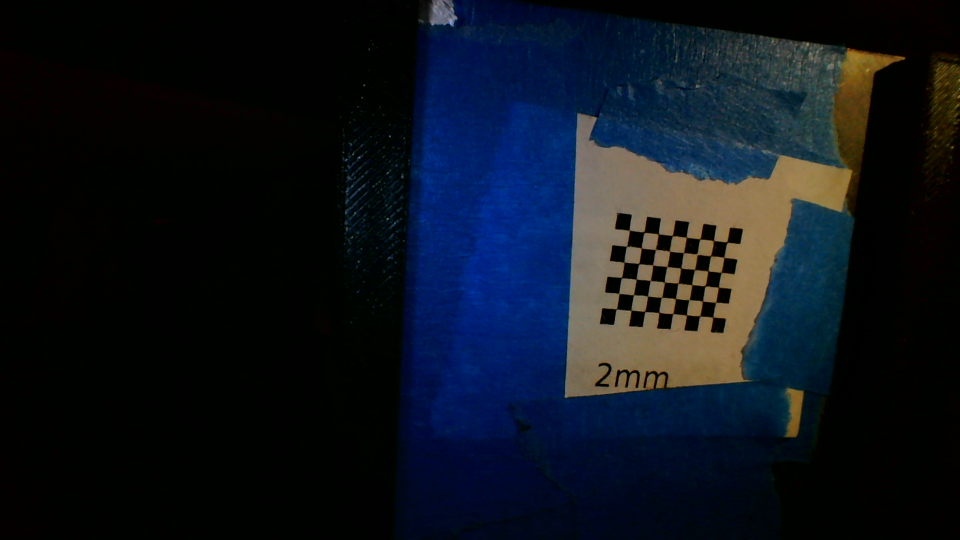
#> input picture stereo_calibration_data/left_0.png, 1920 x 1080 px (shown at 1/2 size)
$ python stereo_calibrate.py
#> lines starting #> are read from the running program, lines starting #| are printed output that depends on the picture; after the words box and inside, x2 and y2 are one past the last pixel; in counts of white or black regions, pixels touching at a corner belong together; pictures that were not available may be replaced by others from this repository, and a replacement may not be noted
import numpy as np
import cv2 as cv
import glob
import json
from openigtl_stream import Streamer
from surpass_stereo import SurpassStereo

criteria = (cv.TERM_CRITERIA_EPS + cv.TERM_CRITERIA_MAX_ITER, 30, 0.001)

board_width, board_height = 8, 6
square_size = 0.01685/9

enter_key = 13
escape_key = 27

def find_and_annotate_chessboard(image):
    gray = cv.cvtColor(image, cv.COLOR_BGR2GRAY)
    copy = image.copy()

    ok, corners = cv.findChessboardCorners(gray, (board_width,board_height), None)
    if ok:
        refined_corners = cv.cornerSubPix(gray, corners, (11,11), (-1,-1), criteria)
        cv.drawChessboardCorners(copy, (board_width,board_height), refined_corners, ok)

    return (refined_corners if ok else None), copy

def calibrate():
    board_points = []

    for i in range(0, board_height):
        for j in range(0, board_width):
            board_points.append((j*square_size, i*square_size, 0.0))

    left_image_points = []
    right_image_points = []
    object_points = []

    images = glob.glob("stereo_calibration_data/left_*.png")
    cv.namedWindow("Calibration image", cv.WINDOW_NORMAL)

    for fname in images:
        index_start = fname.rfind("left_")
        index_end = fname.rfind(".png")
        index = int(fname[index_start+len("left_"):index_end])
        right_fname = "stereo_calibration_data/right_" + str(index) + ".png"

        left_image = cv.imread(fname)
#> left_image is the input picture: shape (1080, 1920, 3); mean B, G, R 29.6, 20.5, 14.3
        right_image = cv.imread(right_fname)
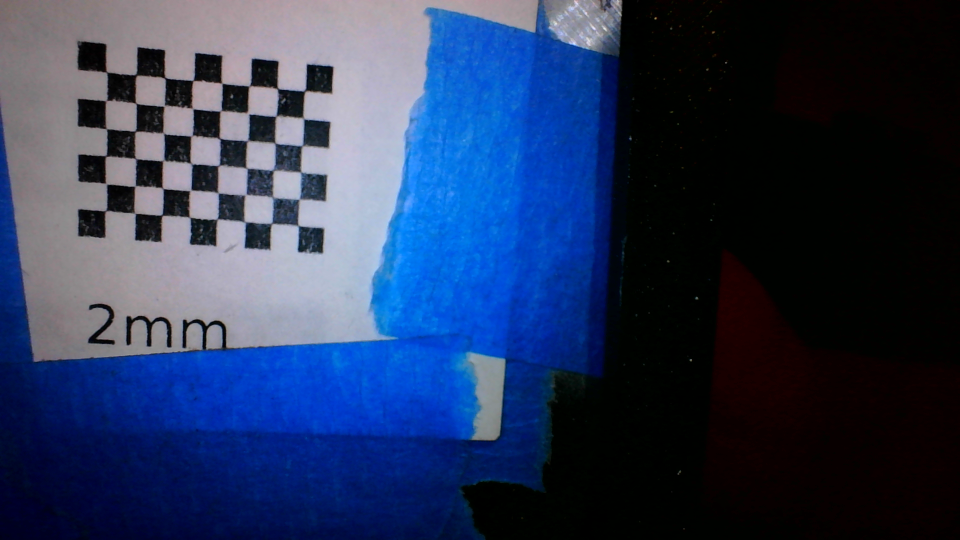
#> input picture stereo_calibration_data/left_13.png, 1920 x 1080 px, given in place of right_0.png, which was not available (shown at 1/2 size)
#> right_image is the input picture: shape (1080, 1920, 3); mean B, G, R 89.4, 55.6, 40.5

        # calibration data was accidentally acquired with swapped cameras
        left_image, right_image = right_image, left_image

        left_corners, left_annotated = find_and_annotate_chessboard(left_image)
#> in find_and_annotate_chessboard, `gray = cv.cvtColor(image, cv.COLOR_BGR2GRAY)`:
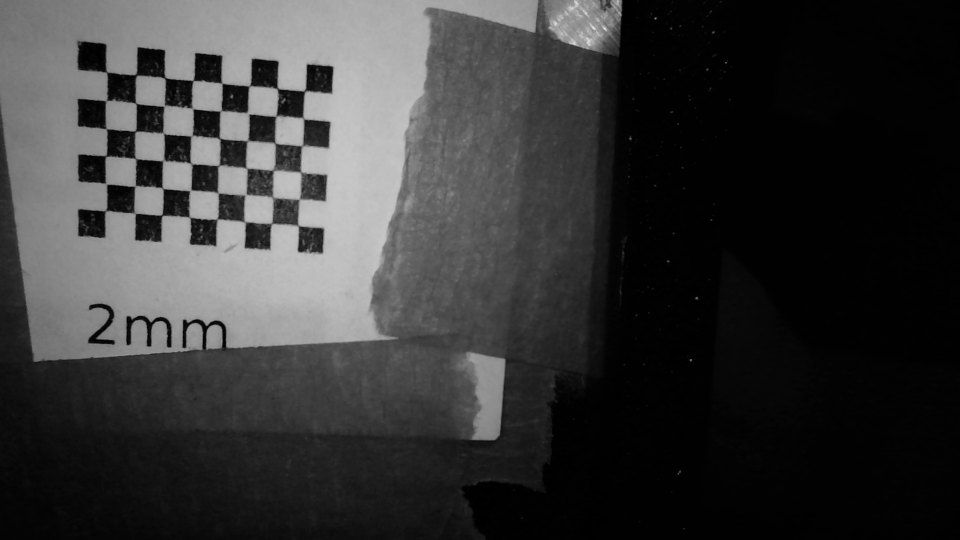
#> gray: shape (1080, 1920) (shown at 1/2 size); min 0, max 236, mean 54.9
#> in find_and_annotate_chessboard, `ok, corners = cv.findChessboardCorners(gray, (board_width,board_height..`: ok = True; corners = 48 rows, first 8: [214, 143.7], [272.5, 150.5], [329.1, 156.3], [386.5, 161.4], [443.5, 166.5], [499, 172], [554.8, 177.3], [610.5, 182.5]
#> in find_and_annotate_chessboard, `refined_corners = cv.cornerSubPix(gray, corners, (11,11), (-1,-1), cri..`: refined_corners = 48 rows, first 8: [213.5, 144.9], [272.6, 150.2], [330.4, 156.3], [386.5, 161.5], [444, 166.7], [499.2, 172.3], [554.9, 177.7], [610.4, 182]
#> in find_and_annotate_chessboard, `cv.drawChessboardCorners(copy, (board_width,board_height), refined_cor..`:
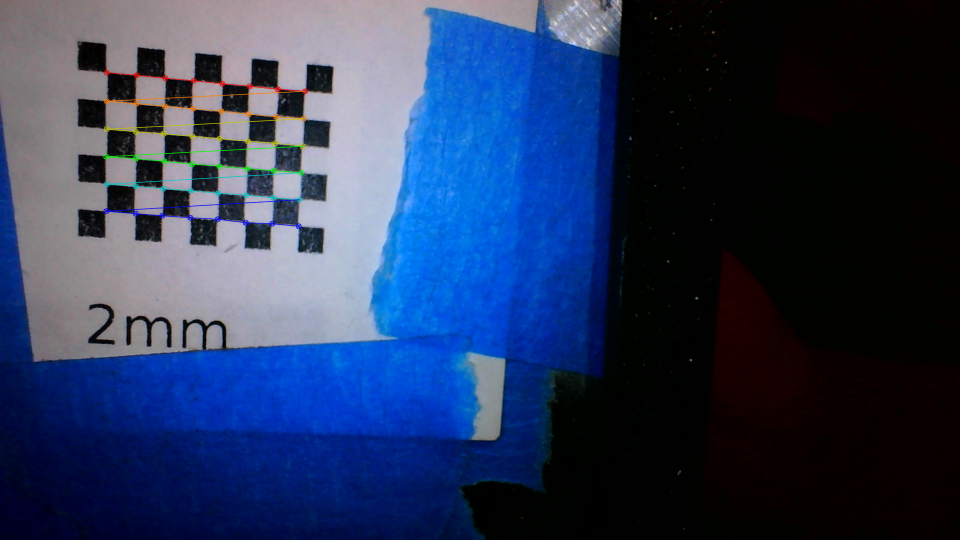
#> copy: shape (1080, 1920, 3) (shown at 1/2 size); 0.81% of pixels changed, all inside (x1, y1, x2, y2) = (206, 139, 617, 459)
#> left_corners has the same summary as refined_corners in find_and_annotate_chessboard
        right_corners, right_annotated = find_and_annotate_chessboard(right_image)
#> in find_and_annotate_chessboard (call 2), `gray = cv.cvtColor(image, cv.COLOR_BGR2GRAY)`:
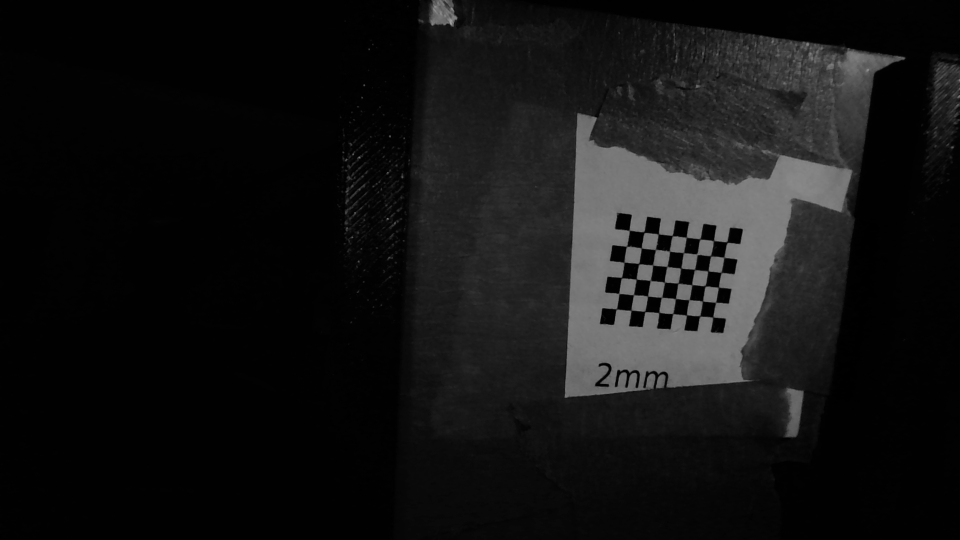
#> gray: shape (1080, 1920) (shown at 1/2 size); min 0, max 166, mean 19.7
#> in find_and_annotate_chessboard (call 2), `ok, corners = cv.findChessboardCorners(gray, (board_width,board_height..`: corners = 48 rows, first 8: [1258.5, 461.1], [1288.9, 465.6], [1317, 468.4], [1345, 471.9], [1373.4, 474.5], [1399.7, 478.2], [1427.9, 481.1], [1454.4, 485]
#> in find_and_annotate_chessboard (call 2), `refined_corners = cv.cornerSubPix(gray, corners, (11,11), (-1,-1), cri..`: refined_corners = 48 rows, first 8: [1258.9, 461.1], [1288.4, 464.7], [1317.1, 468.2], [1345.1, 471.7], [1372.9, 475], [1400.2, 478.4], [1427.4, 481.6], [1454.1, 484.7]
#> in find_and_annotate_chessboard (call 2), `cv.drawChessboardCorners(copy, (board_width,board_height), refined_cor..`:
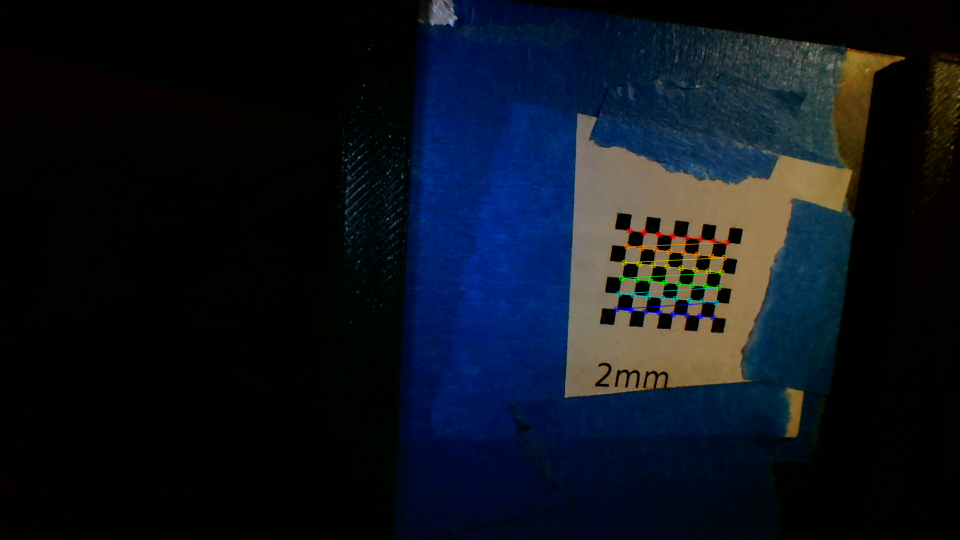
#> copy: shape (1080, 1920, 3) (shown at 1/2 size); 0.49% of pixels changed, all inside (x1, y1, x2, y2) = (1227, 455, 1461, 642)
#> right_corners has the same summary as refined_corners in find_and_annotate_chessboard
        ok = left_corners is not None and right_corners is not None
#> ok = True
        if not ok:
            continue

        left_image_points.append(left_corners)
        right_image_points.append(right_corners)
        object_points.append(board_points)

        annotated = np.hstack((left_annotated, right_annotated))
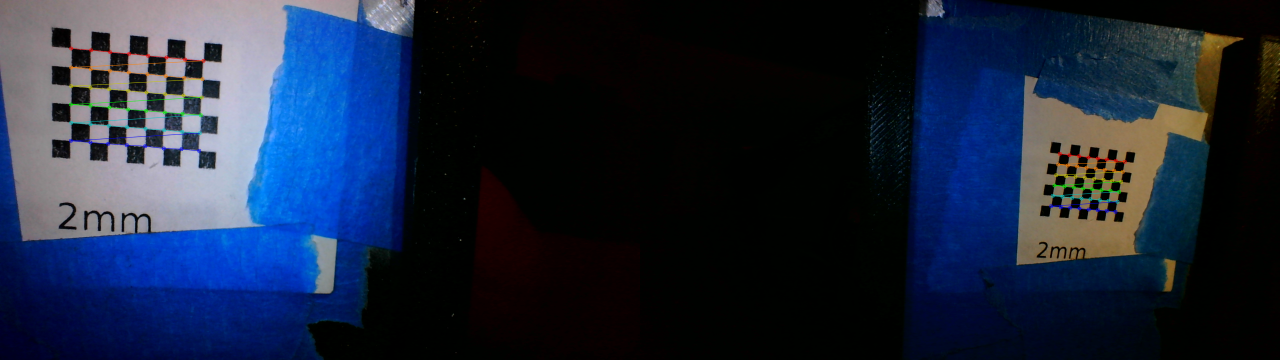
#> annotated: shape (1080, 3840, 3) (shown at 1/3 size); mean B, G, R 59.5, 38.2, 27.4

        cv.imshow("Calibration image", annotated)
        key = cv.waitKey(1)
#> (key q is pressed here)
#> pass 2 of the loop in calibrate, `for fname in images:`:
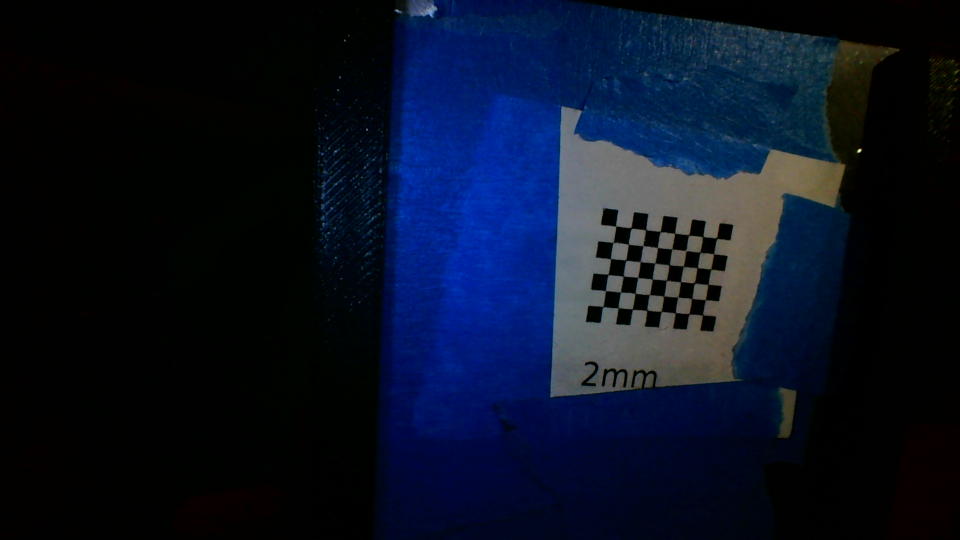
#> input picture stereo_calibration_data/left_1.png, 1920 x 1080 px (shown at 1/2 size)
#> in calibrate, left_image is the input picture: shape (1080, 1920, 3); mean B, G, R 36.7, 18.3, 10.1
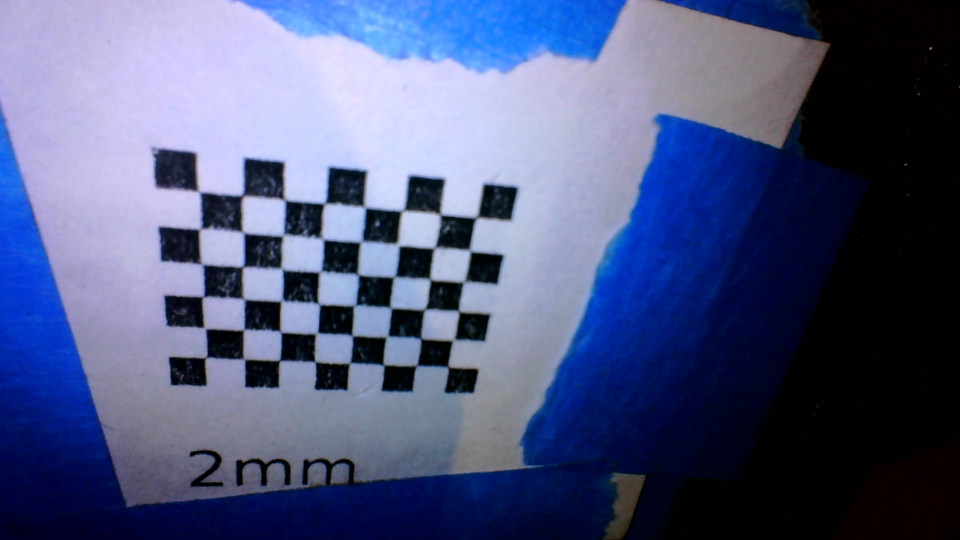
#> input picture stereo_calibration_data/left_14.png, 1920 x 1080 px, given in place of right_1.png, which was not available (shown at 1/2 size)
#> in calibrate, right_image is the input picture: shape (1080, 1920, 3); mean B, G, R 127.6, 88.7, 79.6
#> corners = 48 rows, first 8: [398, 383.5], [485, 391], [569.5, 399.5], [649.5, 407.5], [729.5, 414.5], [805.5, 421.5], [881, 429], [953.5, 435]
#> refined_corners = 48 rows, first 8: [398.7, 384.1], [485.6, 391.7], [570.2, 400.5], [649.4, 407.5], [731, 415.4], [804.1, 422.6], [881.1, 429.8], [953.2, 435.5]
#> copy: shape (1080, 1920, 3); 1.01% of pixels changed, all inside (x1, y1, x2, y2) = (393, 378, 960, 741)
#> left_corners has the same summary as refined_corners in find_and_annotate_chessboard
#> corners = 48 rows, first 8: [1231.7, 452.6], [1263.4, 455.5], [1292.8, 459.3], [1320.3, 463], [1349.9, 466.9], [1377.5, 470.2], [1407, 473.3], [1433.5, 476.9]
#> refined_corners = 48 rows, first 8: [1231.9, 452.6], [1262.5, 456.5], [1291.9, 459.9], [1320.7, 463.6], [1349.8, 467.1], [1377.8, 470.4], [1406, 473.8], [1433.6, 477]
#> copy: shape (1080, 1920, 3); 0.5% of pixels changed, all inside (x1, y1, x2, y2) = (1200, 447, 1441, 637)
#> right_corners has the same summary as refined_corners in find_and_annotate_chessboard
#> in calibrate, `annotated = np.hstack((left_annotated, right_annotated))`:
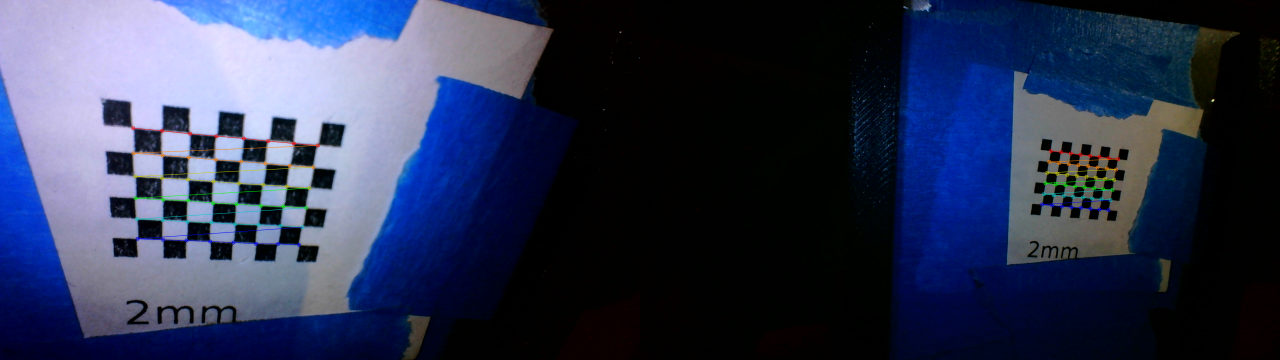
#> annotated: shape (1080, 3840, 3) (shown at 1/3 size); mean B, G, R 82, 53.6, 44.9
#> (key Esc is pressed here)
#> pass 3 of the loop in calibrate, `for fname in images:`:
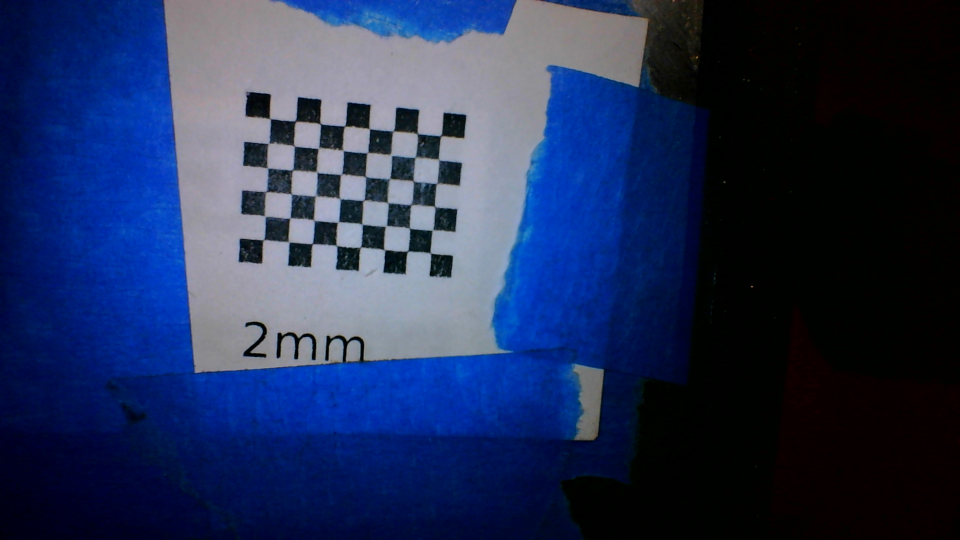
#> input picture stereo_calibration_data/left_10.png, 1920 x 1080 px (shown at 1/2 size)
#> in calibrate, left_image is the input picture: shape (1080, 1920, 3); mean B, G, R 86.2, 48.1, 34.2
#> corners = 48 rows, first 8: [398, 383.5], [485, 391], [569.5, 399.5], [649.5, 407.5], [729.5, 414.5], [805.5, 421.5], [881, 429], [953.5, 435]
#> refined_corners = 48 rows, first 8: [398.7, 384.1], [485.6, 391.7], [570.2, 400.5], [649.4, 407.5], [731, 415.4], [804.1, 422.6], [881.1, 429.8], [953.2, 435.5]
#> in find_and_annotate_chessboard (call 6), `gray = cv.cvtColor(image, cv.COLOR_BGR2GRAY)`:
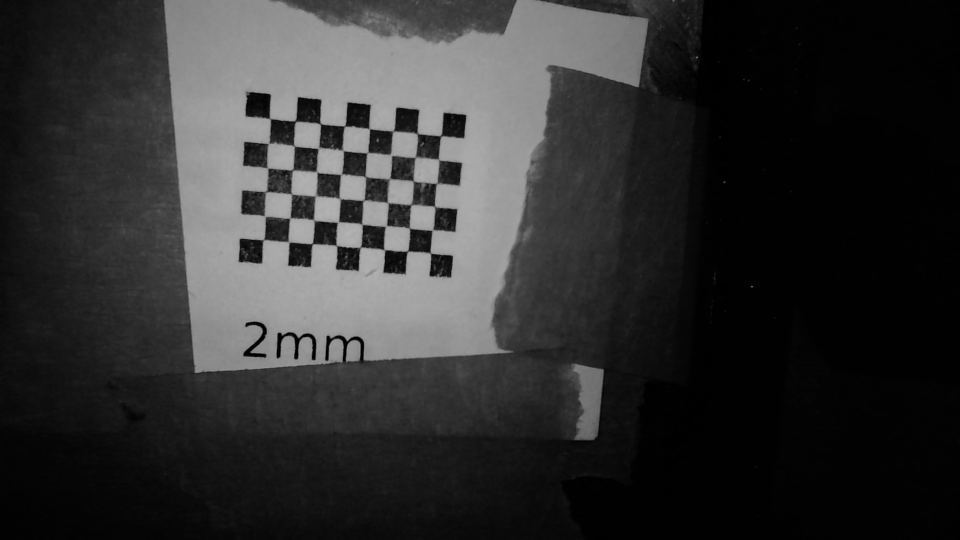
#> gray: shape (1080, 1920) (shown at 1/2 size); min 0, max 180, mean 48.3
#> corners = 48 rows, first 8: [540.5, 237.5], [590.5, 242.9], [642.7, 248.3], [689.5, 252.5], [739, 257.5], [787, 262.5], [835, 267.5], [882, 272]
#> refined_corners = 48 rows, first 8: [540.3, 237.9], [591.5, 242.4], [641.2, 248.2], [689.5, 252.9], [739.2, 257.7], [786.6, 262.8], [834.6, 267.4], [882.2, 272.1]
#> copy: shape (1080, 1920, 3); 0.72% of pixels changed, all inside (x1, y1, x2, y2) = (521, 232, 889, 513)
#> right_corners has the same summary as refined_corners in find_and_annotate_chessboard
#> in calibrate, `annotated = np.hstack((left_annotated, right_annotated))`:
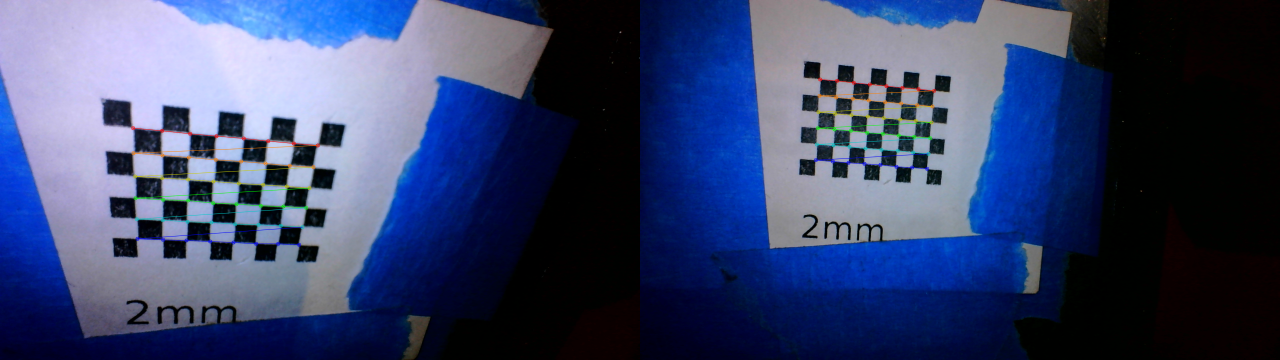
#> annotated: shape (1080, 3840, 3) (shown at 1/3 size); mean B, G, R 106.6, 68.5, 56.9
#> the loop made 4 passes; the first 3 are shown

    cv.destroyAllWindows()

    print("Calibrating...")

    object_points = np.array(object_points, dtype=np.float32)
    left_image_points = np.array(left_image_points, dtype=np.float32)
    right_image_points = np.array(right_image_points, dtype=np.float32)

    default_intrinsic = np.array([[2000.0, 0.0, 960.0], [0.0, 2000.0, 540.0], [0.0,0.0,1.0]])
    default_distortion = np.array([0.0, 0.0, 0.0, 0.0, 0.0])
    ret, left_intrinsic, left_dist, _, _ = cv.calibrateCamera(object_points, left_image_points, (1920, 1080), default_intrinsic.copy(), default_distortion.copy())
    ret, right_intrinsic, right_dist, _, _ = cv.calibrateCamera(object_points, right_image_points, (1920, 1080), default_intrinsic.copy(), default_distortion.copy())

    ret, left_intrinsic, left_dist, right_intrinsic, right_dist, R, T, E, F = cv.stereoCalibrate(
        object_points,
        left_image_points,
        right_image_points,
        left_intrinsic,
        left_dist,
        right_intrinsic,
        right_dist,
        (1920, 1080),
        flags=cv.CALIB_FIX_INTRINSIC
    )

    result = {
        "left_camera": {
            "intrinsic": left_intrinsic.tolist(),
            "distortion": left_dist.tolist()
        },
        "right_camera": {
            "intrinsic": right_intrinsic.tolist(),
            "distortion": right_dist.tolist()
        },
        "rotation": R.tolist(),
        "translation": T.tolist()
    }

    print(json.dumps(result))

    return result

def capture():
    stereo = SurpassStereo.DIY(None)
    count = 0

    cv.namedWindow("Calibration capture", cv.WINDOW_NORMAL)

    while True:
        ok, left_image, right_image = stereo.read()

        left_corners, left_annotated = find_and_annotate_chessboard(left_image)
        right_corners, right_annotated = find_and_annotate_chessboard(right_image)

        ok = left_corners is not None and right_corners is not None
        annotated_image = np.hstack((left_annotated, right_annotated))

        cv.imshow("Calibration capture", annotated_image)
        key = cv.waitKey(20) & 0xFF
        if key == escape_key or key == ord('q'):
            print("Quitting...")
            return
        elif key == enter_key and ok:
            cv.imwrite(f"./stereo_calibration_data/left_{count}.png", left_image)
            cv.imwrite(f"./stereo_calibration_data/right_{count}.png", right_image)
            count += 1
            print("Calibration image count: ", count)

def main():
    calibrate()

if __name__ == '__main__':
#> (the run stopped early here; a loop or call above may not have finished)
